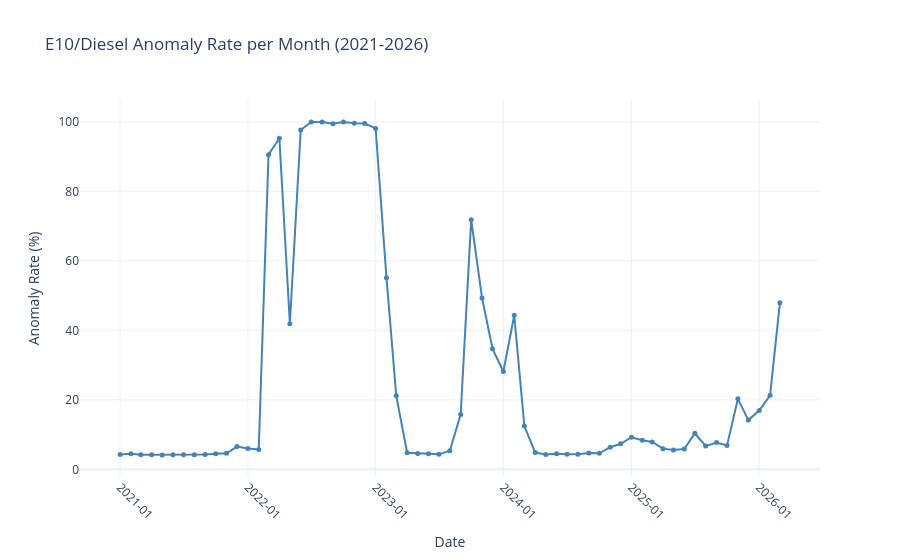

The notebook cell saved with this chart:
### Markdown cell above
## Anomaly Rate per Month (anomalies / total updates)

### Code cell
fig = fl.plot_anomaly_rate(combined, parquet_base, start_year, end_year)
fig.show()
